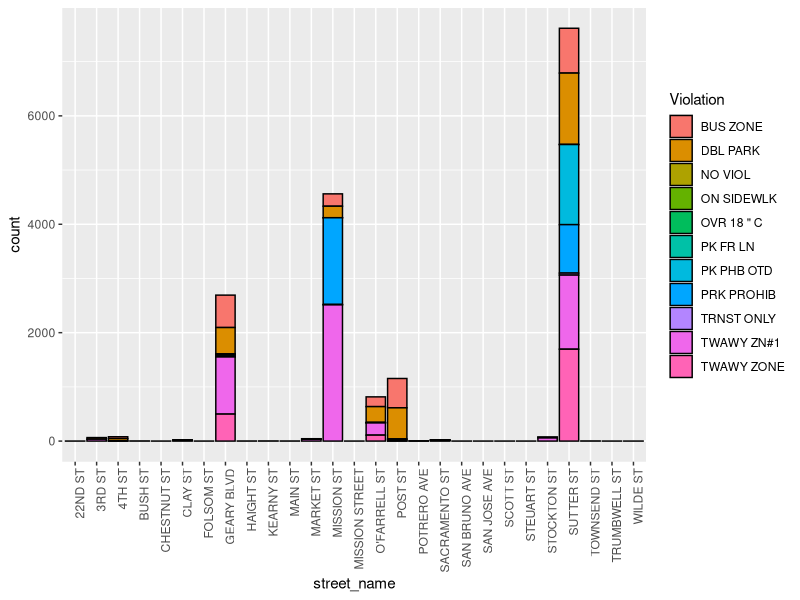
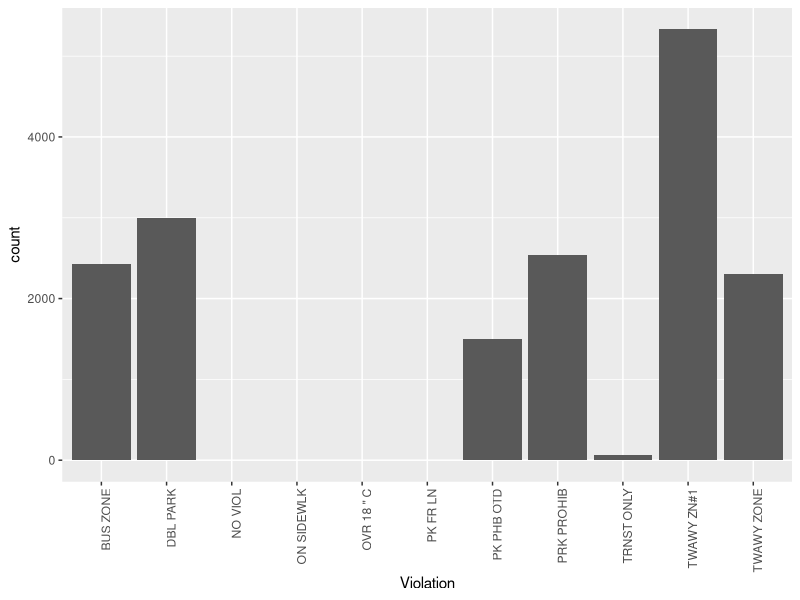
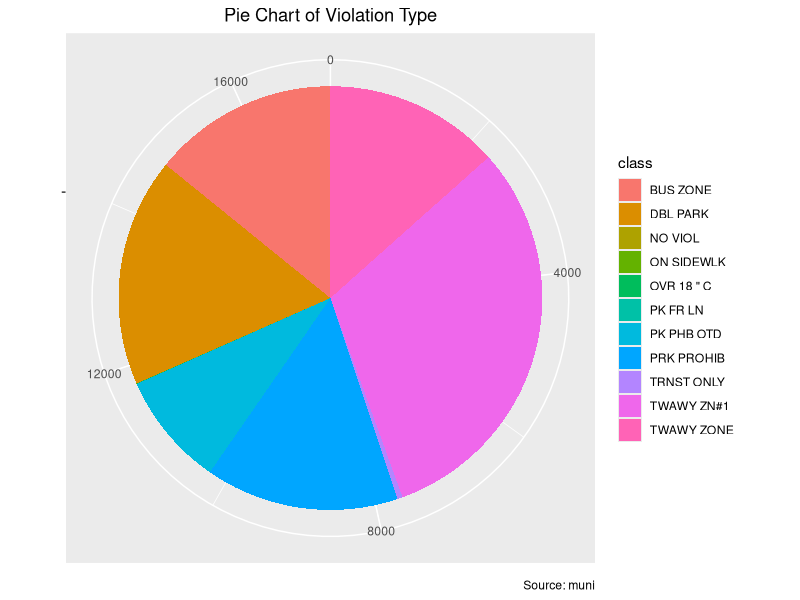
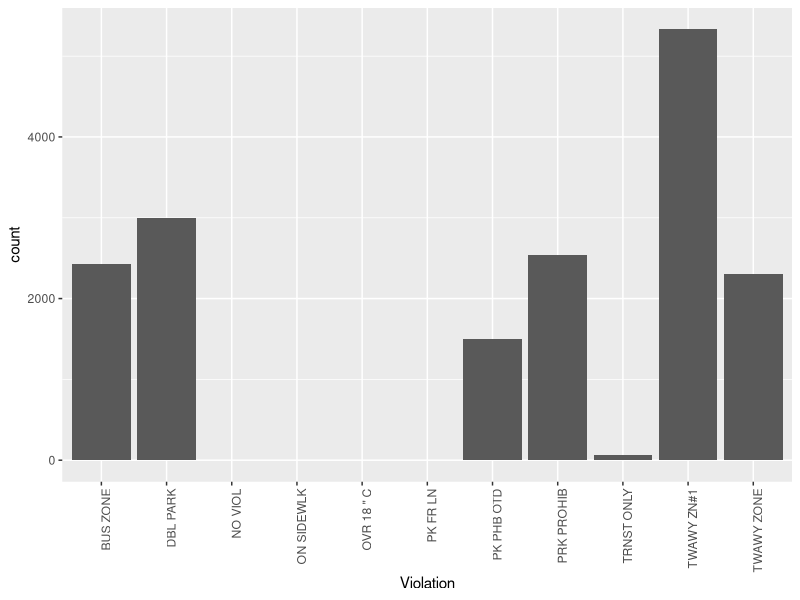
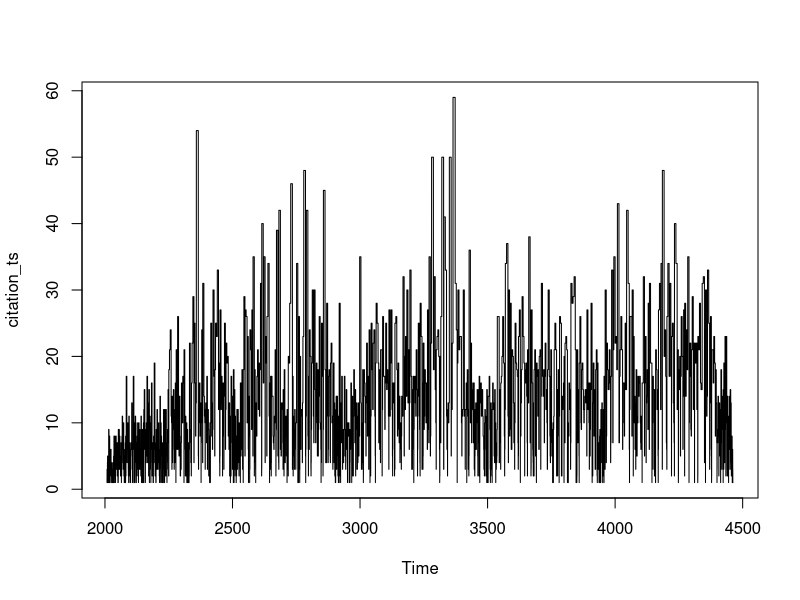

Here is the R script that generated these plots, in order:
## ---- chunk 1
muni <- read.csv('muni_transitLanes.csv', strip.white = TRUE)
muni <- as.data.frame(muni)

# Check variables in muni
# str(muni)
# summary(muni)

## ---- chunk 2
muni$Citaton.Issue.Month <- NULL
muni$Last.Edited.Date <- NULL
## ---- chunk 3
# Convert citation dates and times to a Datetime object

muni$citation_date <- strptime(muni$Citation.Issue.Date, format ='%m/%d/%Y')


muni$citation_dateTime <- strptime(paste(muni$Citation.Issue.Date, 
                                            muni$Citation.Issue.Time), 
                                      format ='%m/%d/%Y %H:%M')

# Drop original citation issue date and time

muni$Citation.Issue.Date <- NULL
muni$Citation.Issue.Time <- NULL

## ---- chunk 4
library(stringr)

muni$location <- as.character(muni$Location)

muni$location <- str_replace_all(muni$Location, "[:punct:]", "")

### Testing code

# Split location into street number and street name
# Logic: If a word boundary is proceeded by a digit, split the word

splitAddress <- strsplit(muni$location, "(?<=\\d)\\b ", perl=T)

# Create new matrix with street name column and street name column
y <- do.call(rbind, splitAddress)
y <- as.data.frame(y)


# Change column names
colnames(y) <- c('Street.Number', 'Street.Name')

# Make new column in muni df
muni$street_name <- y$Street.Name

# Check df
str(muni)

# Check unique street names
unique(muni$street_name)

# Trim leading white space
trim.leading <- function (x)  sub("^\\s+", "", x)
muni$street_name <- trim.leading(muni$street_name)

# Refactor duplicate/misspelled streets
# Find more efficient way of doing this
muni$street_name[muni$street_name %in% c("GEARY", "GEARY ST")] <- "GEARY BLVD"
muni$street_name[muni$street_name %in% c("OFARRELL", "OFALLELL", 
                                       "OFARRELL ST", 
                                       "OFARRELL STREET")] <- "O'FARRELL ST"
muni$street_name[muni$street_name %in% c("04TH ST", "04TH  ST", 
                                         "O4TH STREET")] <- "4TH ST"
muni$street_name[muni$street_name %in% c("03RD ST")] <- "3RD ST"
muni$street_name[muni$street_name %in% c("MISSION")] <- "MISSION ST"
muni$street_name[muni$street_name %in% c("MARKET", "566MARKET ST")] <- "MARKET ST"
muni$street_name[muni$street_name %in% c("STOCKTON", 
                                       "STOCKTON TUNL")] <- "STOCKTON ST"
muni$street_name[muni$street_name %in% c("SACRAMENTO")] <- "SACRAMENTO ST"
muni$street_name[muni$street_name %in% c("POST")] <- "POST ST"
muni$street_name[muni$street_name %in% c("KEARNY")] <- "KEARNY ST"
muni$street_name[muni$street_name %in% c("SUTTER")] <- "SUTTER ST"
muni$street_name[muni$street_name %in% c("CLAY")] <- "CLAY ST"
muni$street_name[muni$street_name %in% c("MAIN")] <- "MAIN ST"
muni$street_name[muni$street_name %in% c("FOLSOM")] <- "FOLSOM ST"
muni$street_name[muni$street_name %in% c("TRUMBWELL")] <- "TRUMBWELL ST"
muni$street_name[muni$street_name %in% c("WILDE")] <- "WILDE ST"

unique(muni$street_name)

## ---- chunk 5
library(ggplot2)

# Group together factor level with low counts

# Visualize number of violations by street name with barplot
streetBarPlot <- ggplot(data=muni, aes(x=street_name)) + 
  geom_bar(aes(fill=Violation), color='black') +
  theme(axis.text.x = element_text(angle = 90, hjust = 1))

streetBarPlot

# Visualize number of violations by street name with barplot
violations <- ggplot(data=muni, aes(x=Violation)) + 
  geom_bar() +
  theme(axis.text.x = element_text(angle = 90, hjust = 1))

violations

# Visualize number of violations with pie chart
pie <- ggplot(muni, aes(x = "", fill = factor(Violation))) + 
  geom_bar(width = 1) +
  theme(axis.line = element_blank(), 
        plot.title = element_text(hjust=0.5)) + 
  labs(fill="class", 
       x=NULL, 
       y=NULL, 
       title="Pie Chart of Violation Type", 
       caption="Source: muni")
  
pie + coord_polar(theta = "y", start=0)


violations

## ---- chunk 6
library(dplyr)

# Create new column which stores how many citations were issued that day and build 
# time series object from that column

# Convert citation date to date object to work in dplyr
muni$citation_date <- as.Date(muni$citation_date, format ='%m/%d/%Y')
muni$citation_dateTime <- as.Date(muni$citation_date, format ='%m/%d/%Y  %H:%M') 


# Group and count observations by date 
muni <- 
  muni %>%
  arrange(citation_date) %>%
  group_by(citation_date) %>%
  mutate(citation_count = length(citation_date))

# Try n = n()
# Count missing values: (sum(is.na(x))) or set na.rm=TRUE

# Pull out citation_count vector
citation_count <- 
  muni %>%
  pull(citation_count)

# Time series
# More research on dealing with regular data (almost daily) and spanning across
# many years
citation_ts <- ts(citation_count, frequency = 7, start= c(2008,2))

plot.ts(citation_ts)



